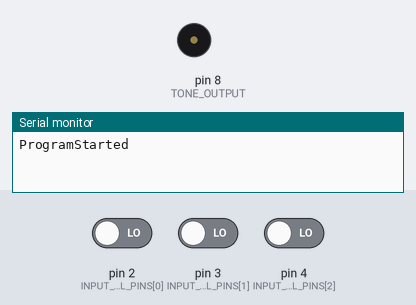
The sketch below on a simulated Arduino Uno, built with avr-gcc and run on an emulated ATmega328P. Shown: buzzer (waves = sounding), the last lines printed to the serial monitor. The test bench sets the inputs (shaded band); at power-on: pin 2 (INPUT_DIGITAL_PINS[0]) LOW, pin 3 (INPUT_DIGITAL_PINS[1]) LOW, pin 4 (INPUT_DIGITAL_PINS[2]) LOW.

Above: at 1.2 s.
1.3 s: pin 2 (INPUT_DIGITAL_PINS[0]) driven HIGH
At 1.42 s:
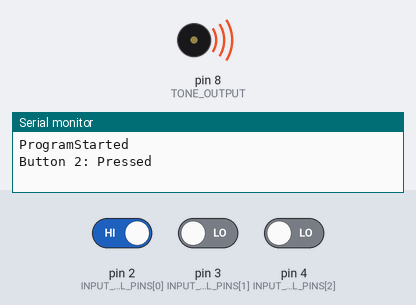
4.5 s: pin 3 (INPUT_DIGITAL_PINS[1]) driven HIGH
At 5.4 s:
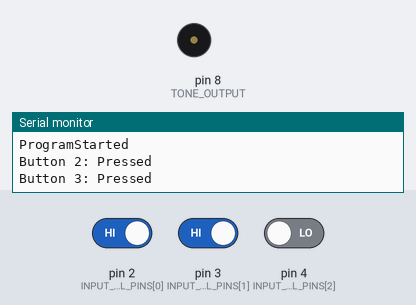
6.2 s: pin 4 (INPUT_DIGITAL_PINS[2]) driven HIGH
At 6.32 s:
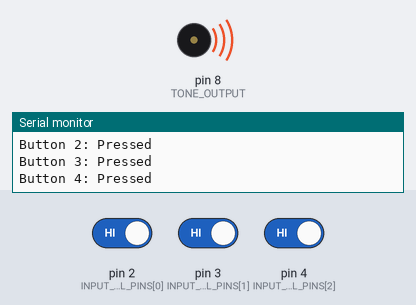
Timing chart, 0 to 9.2 s (numbered marks = the images above; inputs shaded):
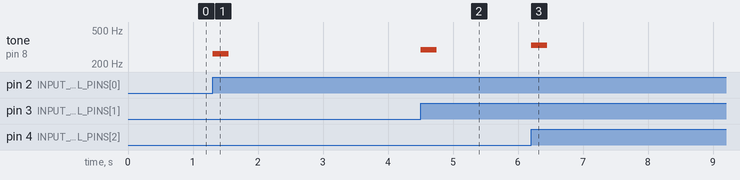

Measured:
- after the input at 1.3 s, tone on pin 8 (TONE_OUTPUT): silent → 262 Hz at once, → silent 0.25 s later
- after the input at 4.5 s, tone on pin 8 (TONE_OUTPUT): silent → 294 Hz at once, → silent 0.25 s later
- after the input at 6.2 s, tone on pin 8 (TONE_OUTPUT): silent → 330 Hz at once, → silent 0.25 s later

The sketch:

Code_8_2_MakeThreeButtonPianoWithPiezoSpeaker.ino
```cpp
/* 8-2 */
#define TONE_OUTPUT 8
#define TONE_LENGTH 250
const int INPUT_DIGITAL_PINS[] = {2, 3, 4};

// Do, Re, Mi Fa, Sol, La, Si, Do
const int melody[] = { 262, 294, 330, 349, 392, 440, 494, 523 };

bool isDoButtonPressed = false, isReButtonPressed = false, isMiButtonPressed = false;

void setup() {
  Serial.begin(9600);

  SetDigitalInputPins();

  ShowLog("ProgramStarted");
}

void SetDigitalInputPins() {
  for (int i = 0; i < sizeof(INPUT_DIGITAL_PINS); i++) {
    pinMode(INPUT_DIGITAL_PINS[i], INPUT);
  }
}

void loop() {

  SwitchOn(0, &isDoButtonPressed);
  SwitchOn(1, &isReButtonPressed);
  SwitchOn(2, &isMiButtonPressed);
}

void PlayMusic() {
  for (int i = 0; i < 8; i++) {
    tone(8, melody[i], 250);
    delay(400);
    noTone(8);
  }
}

void SwitchOn(int inputNumber, bool* buttonPressed) {

  int buttonNumber = INPUT_DIGITAL_PINS[inputNumber];

  if (digitalRead(buttonNumber) == HIGH) {
    if (*buttonPressed == false) {

      tone(TONE_OUTPUT, melody[inputNumber], TONE_LENGTH);

      *buttonPressed = true;

      ShowLog("Button " + String(buttonNumber) + ": Pressed");
    }
  }

  if (digitalRead(buttonNumber) == LOW && *buttonPressed == true) {
    *buttonPressed = false;

    ShowLog("Button " + String(buttonNumber) + ": Released");
  }
}

void ShowLog(String message) {
  Serial.println(message);
}
```
